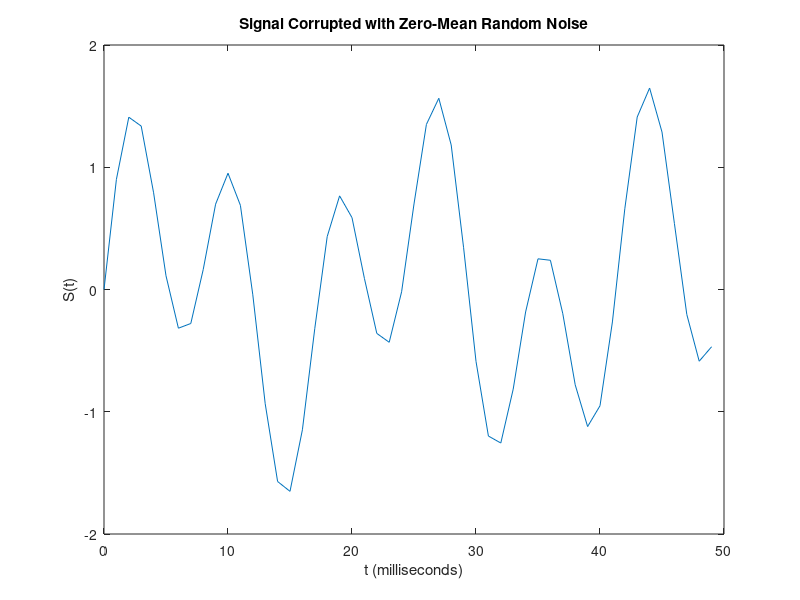
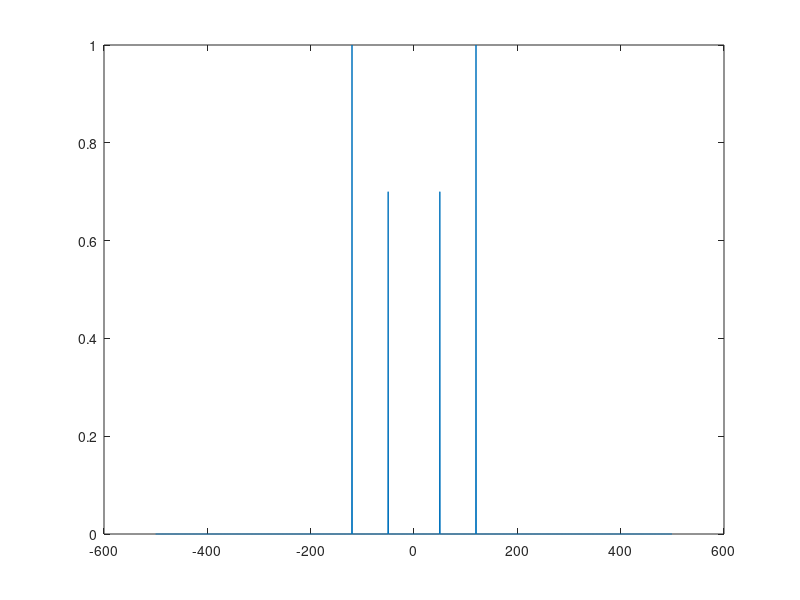

These figures' MATLAB source, in order:
clc;clear;close all;
%%
Fs = 1000;            % Sampling frequency                    
T = 1/Fs;             % Sampling period       
L = 1500;             % Length of signal
t = (0:L-1)*T;        % Time vector
S = 0.7*sin(2*pi*50*t) + sin(2*pi*120*t);
figure
plot(1000*t(1:50),S(1:50))
title('Signal Corrupted with Zero-Mean Random Noise')
xlabel('t (milliseconds)')
ylabel('S(t)')
%% FFT
Yjf = fftshift(fft(S));
f=-length(Yjf)/2:1:length(Yjf)/2-1;
f=f/length(Yjf)*Fs;
figure
plot(f,abs(Yjf)/L*2)